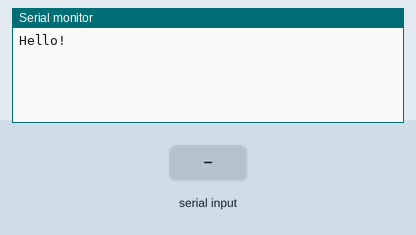
Recording of a sketch running on a simulated Arduino Uno, built with avr-gcc and run on an emulated ATmega328P. On the bench: the last lines printed to the serial monitor. The test bench sets the inputs (shaded band).

Above: at 1.2 s.
1.3 s: "1" received over the second serial link
At 2.0 s:
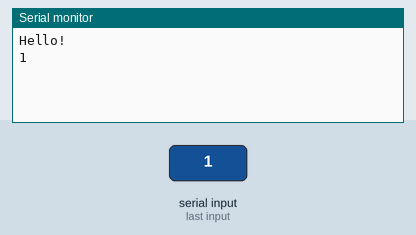
2.8 s: "0" received over the second serial link
At 3.1 s:
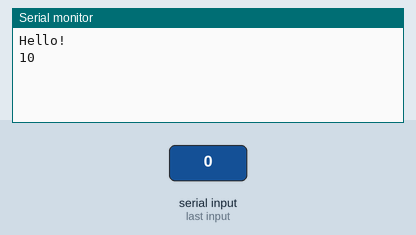

The sketch:

HC06TEST.ino
```cpp
#include <SoftwareSerial.h>

SoftwareSerial BTSerial(2, 3); //Connect HC-06. Use your (TX, RX) settings

void setup()
{
  Serial.begin(9600);
  Serial.println("Hello!");

  BTSerial.begin(9600);  // set the data rate for the BT port
}

void loop()
{
  // BT –> Data –> Serial
  if (BTSerial.available()) {
    Serial.write(BTSerial.read());
  }
  // Serial –> Data –> BT
  if (Serial.available()) {
    BTSerial.write(Serial.read());
  }
}
```

Measured:
- after the input at 1.3 s, the serial monitor: prints a new line at once (image 1)
- after the input at 2.8 s, the serial monitor: prints a new line at once (image 2)
